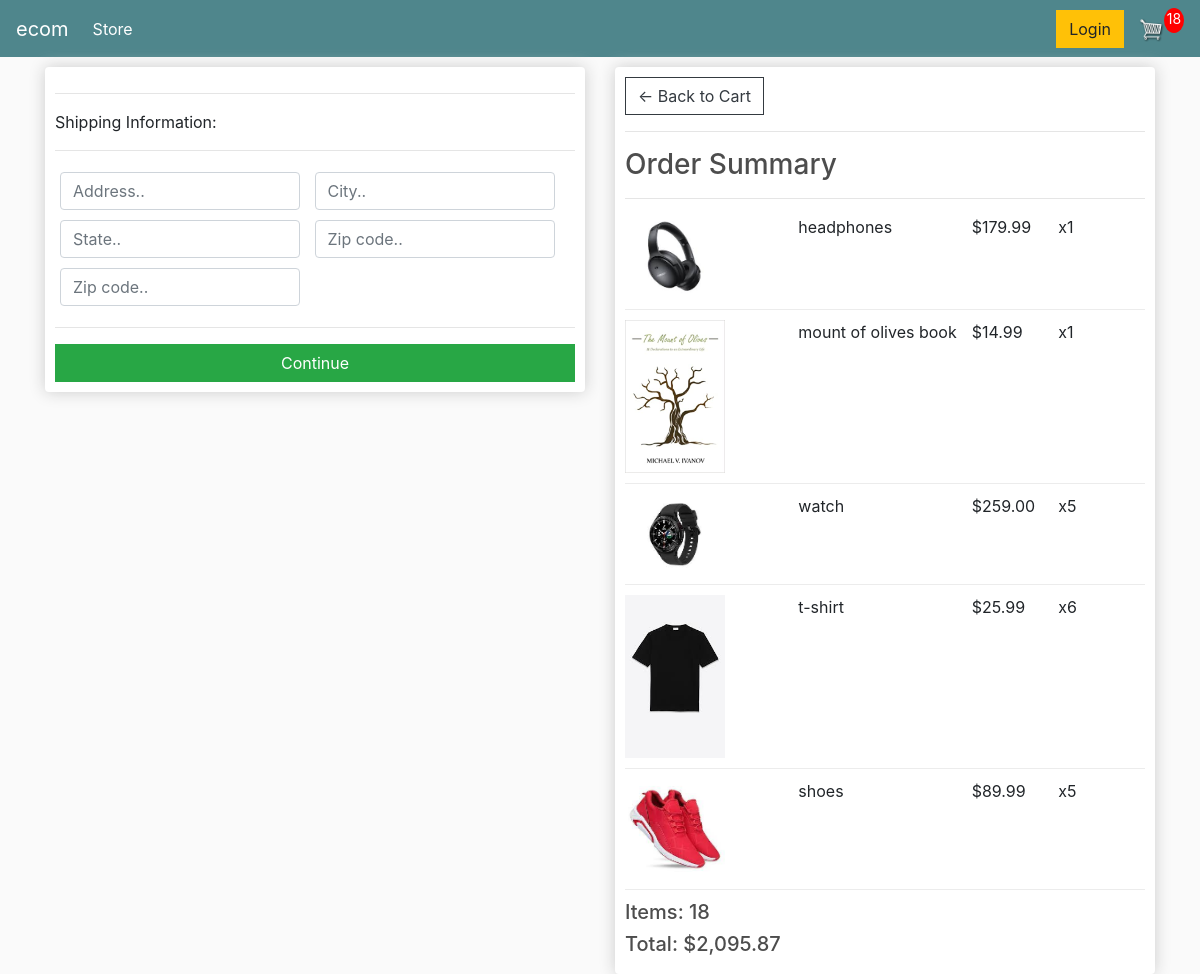
Before: /checkout/ (signed in) with the older database file.
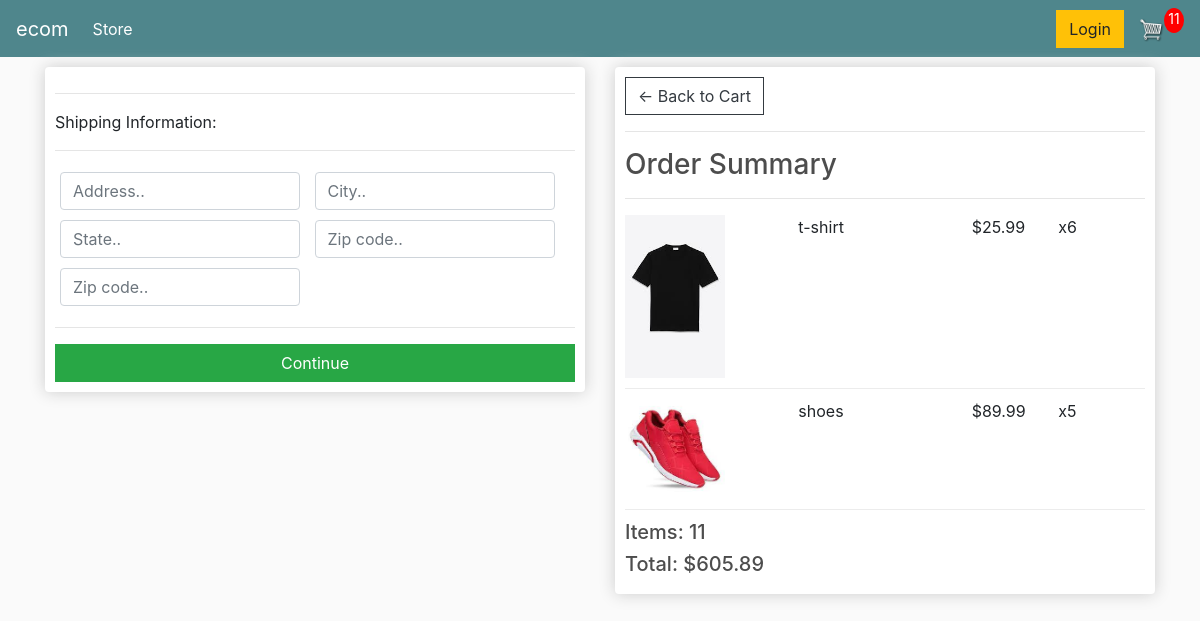
After: the same page with the newer database file.
### store/models.py (models this page shows, shortened)
class OrderItem(models.Model):
    product = models.ForeignKey(Product, on_delete=models.SET_NULL, blank=True, null=True)
    order = models.ForeignKey(Order, on_delete=models.SET_NULL, blank=True, null=True)
    quantity = models.IntegerField(default=0, null=True, blank=True)
    date_added = models.DateTimeField(auto_now_add=True)
    @property
    def get_total(self):
        return self.quantity * self.product.price

class Product(models.Model):
    name = models.CharField(max_length=200, null=True)
    price = models.DecimalField(max_digits=7, decimal_places=2)
    digital = models.BooleanField(default=False, null=True, blank=True)
    image = models.ImageField(null=True, blank=True)
    @property
    def image_url(self):
        try:
            url = self.image.url
        except:
            url = ''
        return url

class Order(models.Model):
    customer = models.ForeignKey(Customer, on_delete=models.SET_NULL, blank=True, null=True)
    date_order = models.DateTimeField(auto_now_add=True)
    complete = models.BooleanField(default=False, blank=True, null=True)
    transaction_id = models.CharField(max_length=200, null=True)
    @property
    def get_cart_total(self):
        order_items = self.orderitem_set.all()
        total = sum([item.get_total for item in order_items])
        return total
    @property
    def get_cart_items(self):
        order_items = self.orderitem_set.all()
        total = sum([item.quantity for item in order_items])
        return total
    @property
    def shipping(self):
        shipping = False
        order_items = self.orderitem_set.all()
        for i in order_items:
            if not i.product.digital:
                shipping = True
        return shipping

### store/views.py (the view)
# urls.py: path('checkout/', views.checkout, name='checkout'),
def checkout(request):
    data = utils.cart_data(request)
    cart_items = data['cartItems']
    order = data['order']
    items = data['items']
    context = {'items': items, 'order': order, 'cartItems': cart_items}
    return render(request=request, template_name='store/checkout.html', context=context)

### store/utils.py (called while the page is built)
def cart_data(request):
    if request.user.is_authenticated:
        customer = request.user.customer
        order, created = models.Order.objects.get_or_create(customer=customer, complete=False)
        items = order.orderitem_set.all()
        cart_items = order.get_cart_items
    else:
        cookie_data = cookie_cart(request)
        cart_items = cookie_data['cartItems']
        order = cookie_data['order']
        items = cookie_data['items']
    return {'cartItems': cart_items, 'order': order, 'items': items}

### store/templates/store/checkout.html (shortened to what this page needs)
{% extends  'store/main.html' %}
{% load static %}
{% block content %}
    <div class="row">
        <div class="col-lg-6">
            <div class="box-element" id="form-wrapper">
                <form action="" id="form">
                    <div id="shipping-info">
                        <hr>
                        <p>Shipping Information:</p>
                        <hr>
                        <div class="form-field">
                            <input class="form-control" type="text" name="address" placeholder="Address..">
                        </div>
                        <div class="form-field">
                            <input class="form-control" type="text" name="city" placeholder="City..">
                        </div>
                        <div class="form-field">
                            <input class="form-control" type="text" name="state" placeholder="State..">
                        </div>
                        <div class="form-field">
                            <input class="form-control" type="text" name="zipcode" placeholder="Zip code..">
                        </div>
                        <div class="form-field">
                            <input class="form-control" type="text" name="country" placeholder="Zip code..">
                        </div>
                    </div>
                    <hr>
                    <input id="form-button" class="btn btn-success btn-block" type="submit" value="Continue">
                </form>
            </div>
            <br>
        </div>
        <div class="col-lg-6">
            <div class="box-element">
                <a class="btn btn-outline-dark" href="{% url 'cart' %}">&#x2190; Back to Cart</a>
                <hr>
                <h3>Order Summary</h3>
                <hr>
                {% for item in items %}
                    <div class="cart-row">
                        <div style="flex:2"><img class="row-image" src="{{ item.product.image_url }}"></div>
                        <div style="flex:2"><p>{{ item.product.name }}</p></div>
                        <div style="flex:1"><p>${{ item.product.price|floatformat:2 }}</p></div>
                        <div style="flex:1"><p>x{{ item.quantity }}</p></div>
                    </div>
                {% endfor %}
                <h5>Items: {{ order.get_cart_items }}</h5>
                <h5>Total: ${{ order.get_cart_total|floatformat:'2g' }}</h5>
            </div>
        </div>
    </div>
{% endblock %}

Changed rows visible on the page:
removed OrderItem: product.image_url (picture), product.name "headphones", product.price "179.99", quantity "1"
removed OrderItem: product.image_url (picture), product.name "mount of olives book", product.price "14.99", quantity "1"
removed OrderItem: product.image_url (picture), product.name "watch", product.price "259.00", quantity "5"
computed for Order: get_cart_items "18" → "11"; get_cart_total "2,095.87" → "605.89"
Other visible differences:
{{ cartItems }}: "18" → "11"
